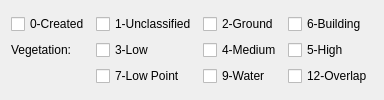
                 <widget class="QWidget" name="lockedClassesTab">
                  <attribute name="title">
                   <string>Locked classes</string>
                  </attribute>
                  <layout class="QGridLayout" name="gridLayout_9">
                   <item row="0" column="0">
                    <layout class="QGridLayout" name="gridLayout_10">
                     <item row="1" column="1">
                      <widget class="QCheckBox" name="lockedClass3CheckBox">
                       <property name="text">
                        <string>3-Low</string>
                       </property>
                      </widget>
                     </item>
                     <item row="0" column="0">
                      <widget class="QCheckBox" name="lockedClass0CheckBox">
                       <property name="text">
                        <string>0-Created</string>
                       </property>
                      </widget>
                     </item>
                     <item row="2" column="1">
                      <widget class="QCheckBox" name="lockedClass7CheckBox">
                       <property name="text">
                        <string>7-Low Point</string>
                       </property>
                      </widget>
                     </item>
                     <item row="0" column="3">
                      <widget class="QCheckBox" name="lockedClass6CheckBox">
                       <property name="text">
                        <string>6-Building</string>
                       </property>
                      </widget>
                     </item>
                     <item row="2" column="0">
                      <spacer name="horizontalSpacer_7">
                       <property name="orientation">
                        <enum>Qt::Horizontal</enum>
                       </property>
                       <property name="sizeHint" stdset="0">
                        <size>
                         <width>70</width>
                         <height>20</height>
                        </size>
                       </property>
                      </spacer>
                     </item>
                     <item row="0" column="1">
                      <widget class="QCheckBox" name="lockedClass1CheckBox">
                       <property name="text">
                        <string>1-Unclassified</string>
                       </property>
                      </widget>
                     </item>
                     <item row="1" column="3">
                      <widget class="QCheckBox" name="lockedClass5CheckBox">
                       <property name="text">
                        <string>5-High</string>
                       </property>
                      </widget>
                     </item>
                     <item row="1" column="0">
                      <widget class="QLabel" name="label_5">
                       <property name="text">
                        <string>Vegetation:</string>
                       </property>
                      </widget>
                     </item>
                     <item row="2" column="2">
                      <widget class="QCheckBox" name="lockedClass9CheckBox">
                       <property name="text">
                        <string>9-Water</string>
                       </property>
                      </widget>
                     </item>
                     <item row="1" column="2">
                      <widget class="QCheckBox" name="lockedClass4CheckBox">
                       <property name="text">
                        <string>4-Medium</string>
                       </property>
                      </widget>
                     </item>
                     <item row="0" column="2">
                      <widget class="QCheckBox" name="lockedClass2CheckBox">
                       <property name="text">
                        <string>2-Ground</string>
                       </property>
                      </widget>
                     </item>
                     <item row="2" column="3">
                      <widget class="QCheckBox" name="lockedClass12CheckBox">
                       <property name="text">
                        <string>12-Overlap</string>
                       </property>
                      </widget>
                     </item>
                    </layout>
                   </item>
                  </layout>
                 </widget>
